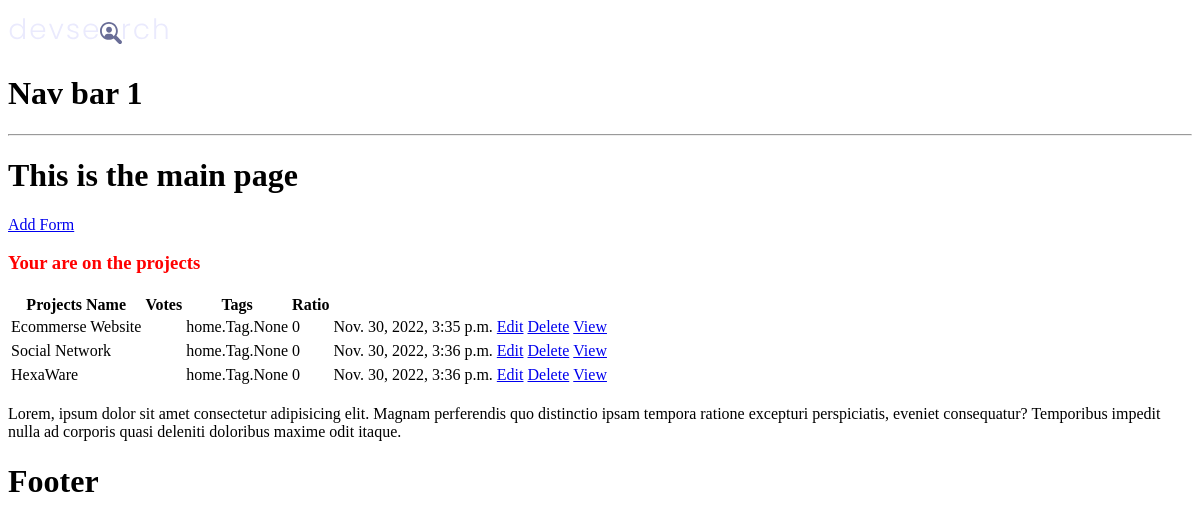
The app's page /, older data.
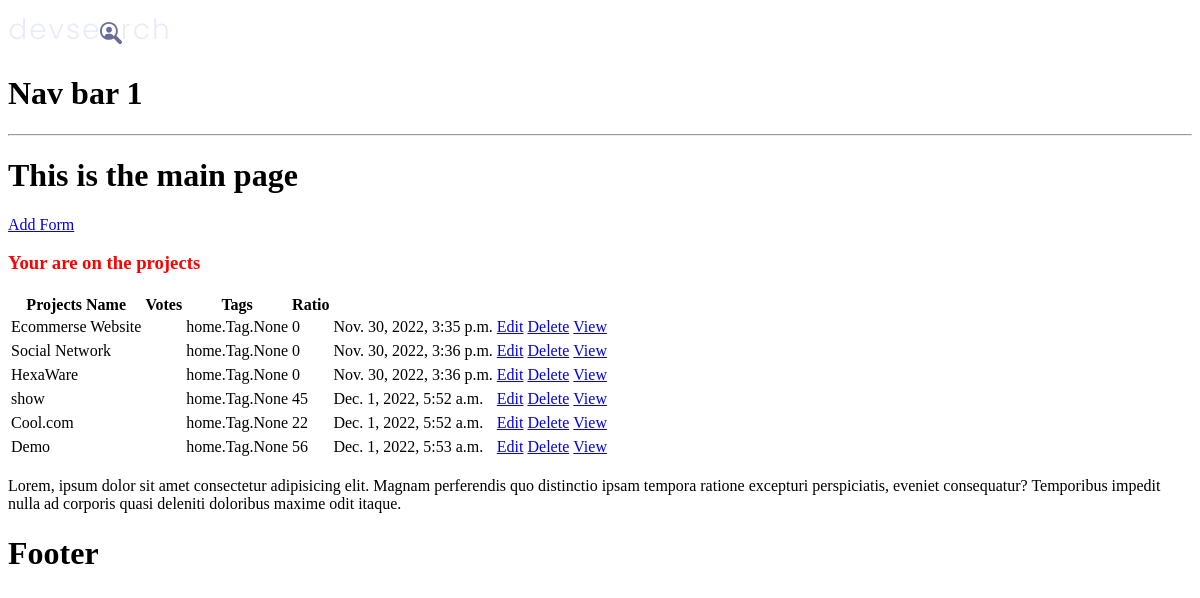
The same page, newer data.
### home/models.py (models this page shows, shortened)
class Projects(models.Model):
    title = models.CharField(max_length=200)
    description = models.TextField(null=True, blank=True)
    featured_image = models.ImageField(
        null=True, blank=True, default="default.jpg")
    demo_link = models.CharField(max_length=2000, blank=True, null=True)
    source_link = models.CharField(max_length=2000, blank=True, null=True)
    tag = models.ManyToManyField('Tag', blank=True)
    vote_ratio = models.IntegerField(default=0, blank=True, null=True)
    created = models.DateTimeField(auto_now_add=True)
    id = models.UUIDField(default=uuid.uuid4, unique=True,
                          editable=False, primary_key=True)

### home/views.py (the view)
# urls.py: path('', views.projects, name='projects'),
def projects(request):
    msg = "projects"
    projects = Projects.objects.all()
    context = {'msg': msg, 'projects': projects}
    return render(request, 'projects/projects.html', context)

### home/templates/projects/projects.html (shortened to what this page needs)
{% extends 'main.html' %} {% block content %}
<!DOCTYPE html>
<html lang="en">
	<head>
	</head>
	<body>
		<a href="{% url 'create-project' %}"> Add Form</a>
		<h3>Your are on the {{msg}}</h3>
		<table>
			<tr>
				<th>Projects Name</th>
				<th>Votes</th>
				<th>Tags</th>
				<th>Ratio</th>
				<th></th>
				<th></th>
				<th></th>
			</tr>
			{% for project in projects%}
			<tr>
				<td>{{project.title}}</td>
				<td>{{project.vote_total}}</td>
				<td>{{project.tag}}</td>
				<td>{{project.vote_ratio}}</td>
				<td>{{project.created}}</td>
				<td>
					<a href="{% url 'update-project' project.id%}"> Edit </a>
				</td>
				<td>
					<a href="{% url 'delete-project' project.id%}"> Delete </a>
				</td>
				<td>
					<a href="{% url 'project' project.id%}"> View </a>
				</td>
			</tr>
			<tr>
				{% endfor %}
			</tr>
		</table>
		<p>
			Lorem, ipsum dolor sit amet consectetur adipisicing elit. Magnam
			perferendis quo distinctio ipsam tempora ratione excepturi perspiciatis,
			eveniet consequatur? Temporibus impedit nulla ad corporis quasi deleniti
			doloribus maxime odit itaque.
		</p>
	</body>
</html>
{% endblock content %}

Row changes from the older to the newer data that the page shows:
added Projects: title "show", tag "home.Tag.None", vote_ratio "45", created "Dec. 1, 2022, 5:52 a.m."
added Projects: title "Cool.com", tag "home.Tag.None", vote_ratio "22", created "Dec. 1, 2022, 5:52 a.m."
added Projects: title "Demo", tag "home.Tag.None", vote_ratio "56", created "Dec. 1, 2022, 5:53 a.m."
